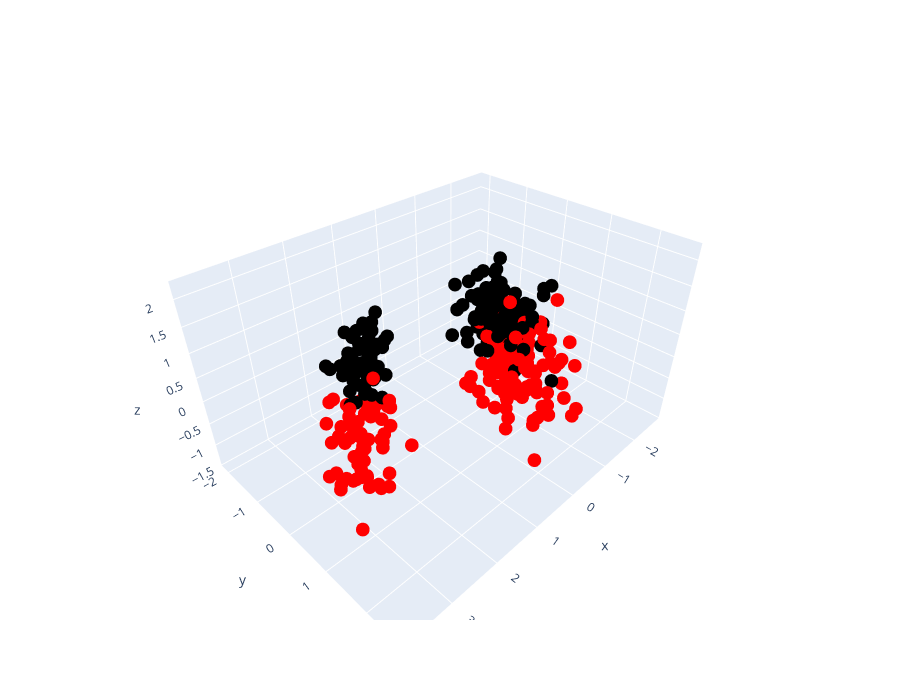

Notebook source saved alongside this figure:
### Code cell
fig = go.Figure(data=[go.Scatter3d(x=X_peng_pca[:, 0], y=X_peng_pca[:, 1], z=X_peng_pca[:, 2],
                                   mode='markers', marker=dict(color=y_peng.values))],
               layout=dict(height=700))
fig.show()

### Figure 1 — Plotly figure (JSON) as saved in the notebook; plotly's stock layout.template omitted (floating-point values rounded to 4 significant figures; data arrays with more than 128 entries replaced by an {"elided": "..."} marker saying what was removed)
{"data": [{"marker": {"color": {"elided": "332x1 bool values"}}, "mode": "markers", "type": "scatter3d", "x": {"elided": "332 float values"}, "y": {"elided": "332 float values"}, "z": {"elided": "332 float values"}}], "layout": {"height": 700}}
